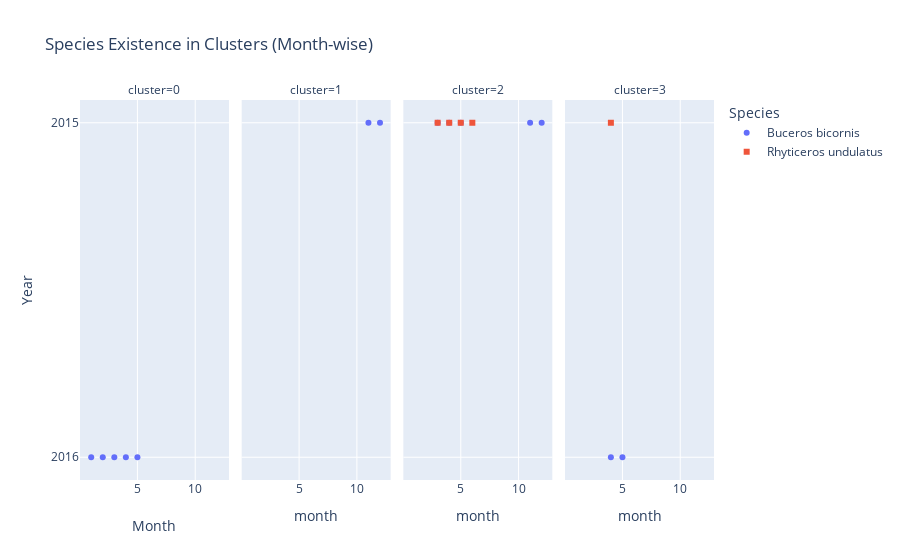
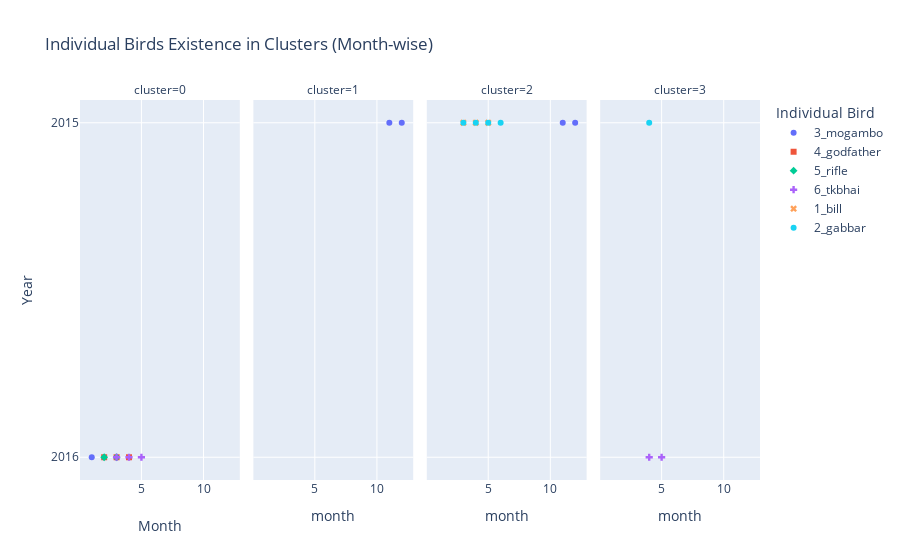

Source (notebook cell) for these figures, in order:
### Code cell
import pandas as pd
import plotly.express as px

# Read the dataset from the provided path
file_path = './insights/data_with_clusters.xlsx'
data = pd.read_excel(file_path)

# Ensure 'timestamp' is in datetime format
data['timestamp'] = pd.to_datetime(data['timestamp'])

# Extract year and month from the 'timestamp' column
data['year'] = data['timestamp'].dt.year
data['month'] = data['timestamp'].dt.month

# Convert year to string for categorical y-axis
data['year_str'] = data['year'].astype(str)

# Group by 'cluster', 'year', 'month', and 'individual-taxon-canonical-name' to identify species existence
species_existence_monthly = data.groupby(['cluster', 'year_str', 'month', 'individual-taxon-canonical-name']).size().reset_index(name='count')

# Group by 'cluster', 'year', 'month', and 'individual-local-identifier' to track individual birds in each cluster
individual_existence_monthly = data.groupby(['cluster', 'year_str', 'month', 'individual-local-identifier']).size().reset_index(name='count')

# Define distinct shapes and colors
shapes = ['circle', 'square', 'diamond', 'cross', 'x']
colors = px.colors.qualitative.Plotly  # A set of distinct colors

# Plot 1: Species Existence Month-wise per Cluster (Scatter plot with distinct shapes and colors)
fig_species = px.scatter(species_existence_monthly, 
                        x='month', 
                        y='year_str', 
                        symbol='individual-taxon-canonical-name',  # Use shapes to differentiate species
                        color='individual-taxon-canonical-name',  # Use colors to differentiate species
                        facet_col='cluster', 
                        facet_col_wrap=4,  # Adjust the number of columns for facet plots
                        title='Species Existence in Clusters (Month-wise)',
                        labels={'count': 'Number of Records', 'individual-taxon-canonical-name': 'Species'},
                        symbol_sequence=shapes,  # Use a sequence of shapes
                        color_discrete_sequence=colors  # Use a sequence of colors
                        )

fig_species.update_layout(xaxis_title='Month', yaxis_title='Year',
                          xaxis_tickformat='%B',  # To show month names instead of numbers
                          yaxis_type='category',  # Use category type for y-axis
                          xaxis_title_standoff=25)

# Plot 2: Individual Existence in Each Cluster (Month-wise, Scatter plot with distinct shapes and colors)
fig_individuals = px.scatter(individual_existence_monthly, 
                            x='month', 
                            y='year_str', 
                            symbol='individual-local-identifier',  # Use shapes to differentiate individuals
                            color='individual-local-identifier',  # Use colors to differentiate individuals
                            facet_col='cluster', 
                            facet_col_wrap=4,  # Adjust the number of columns for facet plots
                            title='Individual Birds Existence in Clusters (Month-wise)',
                            labels={'count': 'Number of Records', 'individual-local-identifier': 'Individual Bird'},
                            symbol_sequence=shapes,  # Use a sequence of shapes
                            color_discrete_sequence=colors  # Use a sequence of colors
                            )

fig_individuals.update_layout(xaxis_title='Month', yaxis_title='Year',
                              xaxis_tickformat='%B',  # To show month names instead of numbers
                              yaxis_type='category',  # Use category type for y-axis
                              xaxis_title_standoff=25)

# Show the interactive plots
fig_species.show()
fig_individuals.show()

### Figure 1 — Plotly figure (JSON) as saved in the notebook; plotly's stock layout.template omitted (floating-point values rounded to 4 significant figures)
{"data": [{"hovertemplate": "Species=Buceros bicornis<br>cluster=0<br>month=%{x}<br>year_str=%{y}<extra></extra>", "legendgroup": "Buceros bicornis", "marker": {"color": "#636EFA", "symbol": "circle"}, "mode": "markers", "name": "Buceros bicornis", "orientation": "h", "showlegend": true, "type": "scatter", "x": [1, 2, 3, 4, 5], "xaxis": "x", "y": ["2016", "2016", "2016", "2016", "2016"], "yaxis": "y"}, {"hovertemplate": "Species=Buceros bicornis<br>cluster=1<br>month=%{x}<br>year_str=%{y}<extra></extra>", "legendgroup": "Buceros bicornis", "marker": {"color": "#636EFA", "symbol": "circle"}, "mode": "markers", "name": "Buceros bicornis", "orientation": "h", "showlegend": false, "type": "scatter", "x": [11, 12], "xaxis": "x2", "y": ["2015", "2015"], "yaxis": "y2"}, {"hovertemplate": "Species=Buceros bicornis<br>cluster=2<br>month=%{x}<br>year_str=%{y}<extra></extra>", "legendgroup": "Buceros bicornis", "marker": {"color": "#636EFA", "symbol": "circle"}, "mode": "markers", "name": "Buceros bicornis", "orientation": "h", "showlegend": false, "type": "scatter", "x": [3, 4, 5, 11, 12], "xaxis": "x3", "y": ["2015", "2015", "2015", "2015", "2015"], "yaxis": "y3"}, {"hovertemplate": "Species=Buceros bicornis<br>cluster=3<br>month=%{x}<br>year_str=%{y}<extra></extra>", "legendgroup": "Buceros bicornis", "marker": {"color": "#636EFA", "symbol": "circle"}, "mode": "markers", "name": "Buceros bicornis", "orientation": "h", "showlegend": false, "type": "scatter", "x": [4, 5], "xaxis": "x4", "y": ["2016", "2016"], "yaxis": "y4"}, {"hovertemplate": "Species=Rhyticeros undulatus<br>cluster=2<br>month=%{x}<br>year_str=%{y}<extra></extra>", "legendgroup": "Rhyticeros undulatus", "marker": {"color": "#EF553B", "symbol": "square"}, "mode": "markers", "name": "Rhyticeros undulatus", "orientation": "h", "showlegend": true, "type": "scatter", "x": [3, 4, 5, 6], "xaxis": "x3", "y": ["2015", "2015", "2015", "2015"], "yaxis": "y3"}, {"hovertemplate": "Species=Rhyticeros undulatus<br>cluster=3<br>month=%{x}<br>year_str=%{y}<extra></extra>", "legendgroup": "Rhyticeros undulatus", "marker": {"color": "#EF553B", "symbol": "square"}, "mode": "markers", "name": "Rhyticeros undulatus", "orientation": "h", "showlegend": false, "type": "scatter", "x": [4], "xaxis": "x4", "y": ["2015"], "yaxis": "y4"}], "layout": {"annotations": [{"font": {}, "showarrow": false, "text": "cluster=0", "x": 0.1175, "xanchor": "center", "xref": "paper", "y": 1, "yanchor": "bottom", "yref": "paper"}, {"font": {}, "showarrow": false, "text": "cluster=1", "x": 0.3725, "xanchor": "center", "xref": "paper", "y": 1, "yanchor": "bottom", "yref": "paper"}, {"font": {}, "showarrow": false, "text": "cluster=2", "x": 0.6275, "xanchor": "center", "xref": "paper", "y": 1, "yanchor": "bottom", "yref": "paper"}, {"font": {}, "showarrow": false, "text": "cluster=3", "x": 0.8825, "xanchor": "center", "xref": "paper", "y": 1, "yanchor": "bottom", "yref": "paper"}], "legend": {"title": {"text": "Species"}, "tracegroupgap": 0}, "title": {"text": "Species Existence in Clusters (Month-wise)"}, "xaxis": {"anchor": "y", "domain": [0, 0.235], "tickformat": "%B", "title": {"standoff": 25, "text": "Month"}}, "xaxis2": {"anchor": "y2", "domain": [0.255, 0.49], "matches": "x", "title": {"text": "month"}}, "xaxis3": {"anchor": "y3", "domain": [0.51, 0.745], "matches": "x", "title": {"text": "month"}}, "xaxis4": {"anchor": "y4", "domain": [0.765, 1.0], "matches": "x", "title": {"text": "month"}}, "yaxis": {"anchor": "x", "domain": [0, 1], "title": {"text": "Year"}, "type": "category"}, "yaxis2": {"anchor": "x2", "domain": [0, 1], "matches": "y", "showticklabels": false}, "yaxis3": {"anchor": "x3", "domain": [0, 1], "matches": "y", "showticklabels": false}, "yaxis4": {"anchor": "x4", "domain": [0, 1], "matches": "y", "showticklabels": false}}}

### Figure 2 — Plotly figure (JSON) as saved in the notebook; plotly's stock layout.template omitted (floating-point values rounded to 4 significant figures)
{"data": [{"hovertemplate": "Individual Bird=3_mogambo<br>cluster=0<br>month=%{x}<br>year_str=%{y}<extra></extra>", "legendgroup": "3_mogambo", "marker": {"color": "#636EFA", "symbol": "circle"}, "mode": "markers", "name": "3_mogambo", "orientation": "h", "showlegend": true, "type": "scatter", "x": [1], "xaxis": "x", "y": ["2016"], "yaxis": "y"}, {"hovertemplate": "Individual Bird=3_mogambo<br>cluster=1<br>month=%{x}<br>year_str=%{y}<extra></extra>", "legendgroup": "3_mogambo", "marker": {"color": "#636EFA", "symbol": "circle"}, "mode": "markers", "name": "3_mogambo", "orientation": "h", "showlegend": false, "type": "scatter", "x": [11, 12], "xaxis": "x2", "y": ["2015", "2015"], "yaxis": "y2"}, {"hovertemplate": "Individual Bird=3_mogambo<br>cluster=2<br>month=%{x}<br>year_str=%{y}<extra></extra>", "legendgroup": "3_mogambo", "marker": {"color": "#636EFA", "symbol": "circle"}, "mode": "markers", "name": "3_mogambo", "orientation": "h", "showlegend": false, "type": "scatter", "x": [11, 12], "xaxis": "x3", "y": ["2015", "2015"], "yaxis": "y3"}, {"hovertemplate": "Individual Bird=4_godfather<br>cluster=0<br>month=%{x}<br>year_str=%{y}<extra></extra>", "legendgroup": "4_godfather", "marker": {"color": "#EF553B", "symbol": "square"}, "mode": "markers", "name": "4_godfather", "orientation": "h", "showlegend": true, "type": "scatter", "x": [2, 3, 4], "xaxis": "x", "y": ["2016", "2016", "2016"], "yaxis": "y"}, {"hovertemplate": "Individual Bird=5_rifle<br>cluster=0<br>month=%{x}<br>year_str=%{y}<extra></extra>", "legendgroup": "5_rifle", "marker": {"color": "#00CC96", "symbol": "diamond"}, "mode": "markers", "name": "5_rifle", "orientation": "h", "showlegend": true, "type": "scatter", "x": [2, 3], "xaxis": "x", "y": ["2016", "2016"], "yaxis": "y"}, {"hovertemplate": "Individual Bird=6_tkbhai<br>cluster=0<br>month=%{x}<br>year_str=%{y}<extra></extra>", "legendgroup": "6_tkbhai", "marker": {"color": "#AB63FA", "symbol": "cross"}, "mode": "markers", "name": "6_tkbhai", "orientation": "h", "showlegend": true, "type": "scatter", "x": [3, 4, 5], "xaxis": "x", "y": ["2016", "2016", "2016"], "yaxis": "y"}, {"hovertemplate": "Individual Bird=6_tkbhai<br>cluster=3<br>month=%{x}<br>year_str=%{y}<extra></extra>", "legendgroup": "6_tkbhai", "marker": {"color": "#AB63FA", "symbol": "cross"}, "mode": "markers", "name": "6_tkbhai", "orientation": "h", "showlegend": false, "type": "scatter", "x": [4, 5], "xaxis": "x4", "y": ["2016", "2016"], "yaxis": "y4"}, {"hovertemplate": "Individual Bird=1_bill<br>cluster=2<br>month=%{x}<br>year_str=%{y}<extra></extra>", "legendgroup": "1_bill", "marker": {"color": "#FFA15A", "symbol": "x"}, "mode": "markers", "name": "1_bill", "orientation": "h", "showlegend": true, "type": "scatter", "x": [3, 4, 5], "xaxis": "x3", "y": ["2015", "2015", "2015"], "yaxis": "y3"}, {"hovertemplate": "Individual Bird=2_gabbar<br>cluster=2<br>month=%{x}<br>year_str=%{y}<extra></extra>", "legendgroup": "2_gabbar", "marker": {"color": "#19D3F3", "symbol": "circle"}, "mode": "markers", "name": "2_gabbar", "orientation": "h", "showlegend": true, "type": "scatter", "x": [3, 4, 5, 6], "xaxis": "x3", "y": ["2015", "2015", "2015", "2015"], "yaxis": "y3"}, {"hovertemplate": "Individual Bird=2_gabbar<br>cluster=3<br>month=%{x}<br>year_str=%{y}<extra></extra>", "legendgroup": "2_gabbar", "marker": {"color": "#19D3F3", "symbol": "circle"}, "mode": "markers", "name": "2_gabbar", "orientation": "h", "showlegend": false, "type": "scatter", "x": [4], "xaxis": "x4", "y": ["2015"], "yaxis": "y4"}], "layout": {"annotations": [{"font": {}, "showarrow": false, "text": "cluster=0", "x": 0.1175, "xanchor": "center", "xref": "paper", "y": 1, "yanchor": "bottom", "yref": "paper"}, {"font": {}, "showarrow": false, "text": "cluster=1", "x": 0.3725, "xanchor": "center", "xref": "paper", "y": 1, "yanchor": "bottom", "yref": "paper"}, {"font": {}, "showarrow": false, "text": "cluster=2", "x": 0.6275, "xanchor": "center", "xref": "paper", "y": 1, "yanchor": "bottom", "yref": "paper"}, {"font": {}, "showarrow": false, "text": "cluster=3", "x": 0.8825, "xanchor": "center", "xref": "paper", "y": 1, "yanchor": "bottom", "yref": "paper"}], "legend": {"title": {"text": "Individual Bird"}, "tracegroupgap": 0}, "title": {"text": "Individual Birds Existence in Clusters (Month-wise)"}, "xaxis": {"anchor": "y", "domain": [0, 0.235], "tickformat": "%B", "title": {"standoff": 25, "text": "Month"}}, "xaxis2": {"anchor": "y2", "domain": [0.255, 0.49], "matches": "x", "title": {"text": "month"}}, "xaxis3": {"anchor": "y3", "domain": [0.51, 0.745], "matches": "x", "title": {"text": "month"}}, "xaxis4": {"anchor": "y4", "domain": [0.765, 1.0], "matches": "x", "title": {"text": "month"}}, "yaxis": {"anchor": "x", "domain": [0, 1], "title": {"text": "Year"}, "type": "category"}, "yaxis2": {"anchor": "x2", "domain": [0, 1], "matches": "y", "showticklabels": false}, "yaxis3": {"anchor": "x3", "domain": [0, 1], "matches": "y", "showticklabels": false}, "yaxis4": {"anchor": "x4", "domain": [0, 1], "matches": "y", "showticklabels": false}}}
